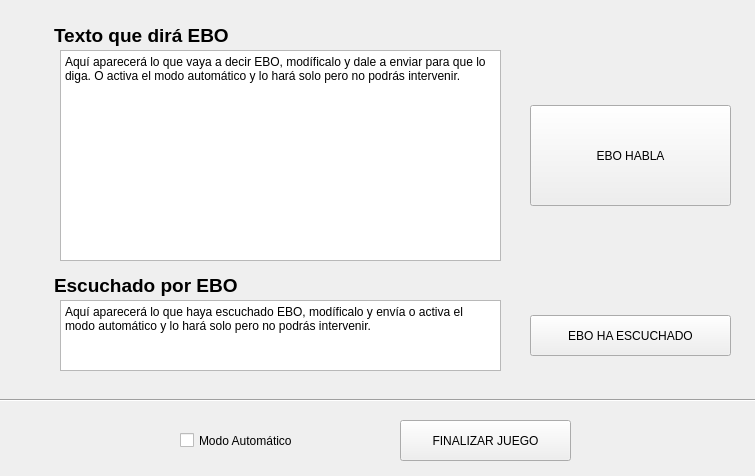
<?xml version="1.0" encoding="UTF-8"?>
<ui version="4.0">
 <class>Form</class>
 <widget class="QWidget" name="Form">
  <property name="geometry">
   <rect>
    <x>0</x>
    <y>0</y>
    <width>755</width>
    <height>476</height>
   </rect>
  </property>
  <property name="windowTitle">
   <string>Form</string>
  </property>
  <widget class="QTextEdit" name="textEdit_2">
   <property name="geometry">
    <rect>
     <x>50</x>
     <y>20</y>
     <width>241</width>
     <height>51</height>
    </rect>
   </property>
   <property name="autoFillBackground">
    <bool>true</bool>
   </property>
   <property name="styleSheet">
    <string notr="true">background-color: transparent;</string>
   </property>
   <property name="frameShape">
    <enum>QFrame::NoFrame</enum>
   </property>
   <property name="frameShadow">
    <enum>QFrame::Sunken</enum>
   </property>
   <property name="readOnly">
    <bool>true</bool>
   </property>
   <property name="html">
    <string>&lt;!DOCTYPE HTML PUBLIC &quot;-//W3C//DTD HTML 4.0//EN&quot; &quot;http://www.w3.org/TR/REC-html40/strict.dtd&quot;&gt;
&lt;html&gt;&lt;head&gt;&lt;meta name=&quot;qrichtext&quot; content=&quot;1&quot; /&gt;&lt;style type=&quot;text/css&quot;&gt;
p, li { white-space: pre-wrap; }
&lt;/style&gt;&lt;/head&gt;&lt;body style=&quot; font-family:'Ubuntu'; font-size:11pt; font-weight:400; font-style:normal;&quot;&gt;
&lt;p style=&quot; margin-top:0px; margin-bottom:0px; margin-left:0px; margin-right:0px; -qt-block-indent:0; text-indent:0px;&quot;&gt;&lt;span style=&quot; font-size:14pt; font-weight:600;&quot;&gt;Texto que dirá EBO&lt;/span&gt;&lt;/p&gt;&lt;/body&gt;&lt;/html&gt;</string>
   </property>
  </widget>
  <widget class="QPushButton" name="hablaButton">
   <property name="geometry">
    <rect>
     <x>530</x>
     <y>105</y>
     <width>201</width>
     <height>101</height>
    </rect>
   </property>
   <property name="text">
    <string>EBO HABLA</string>
   </property>
  </widget>
  <widget class="QTextEdit" name="textEdit_3">
   <property name="geometry">
    <rect>
     <x>50</x>
     <y>270</y>
     <width>241</width>
     <height>51</height>
    </rect>
   </property>
   <property name="autoFillBackground">
    <bool>true</bool>
   </property>
   <property name="styleSheet">
    <string notr="true">background-color: transparent;</string>
   </property>
   <property name="frameShape">
    <enum>QFrame::NoFrame</enum>
   </property>
   <property name="frameShadow">
    <enum>QFrame::Sunken</enum>
   </property>
   <property name="readOnly">
    <bool>true</bool>
   </property>
   <property name="html">
    <string>&lt;!DOCTYPE HTML PUBLIC &quot;-//W3C//DTD HTML 4.0//EN&quot; &quot;http://www.w3.org/TR/REC-html40/strict.dtd&quot;&gt;
&lt;html&gt;&lt;head&gt;&lt;meta name=&quot;qrichtext&quot; content=&quot;1&quot; /&gt;&lt;style type=&quot;text/css&quot;&gt;
p, li { white-space: pre-wrap; }
&lt;/style&gt;&lt;/head&gt;&lt;body style=&quot; font-family:'Ubuntu'; font-size:11pt; font-weight:400; font-style:normal;&quot;&gt;
&lt;p style=&quot; margin-top:0px; margin-bottom:0px; margin-left:0px; margin-right:0px; -qt-block-indent:0; text-indent:0px;&quot;&gt;&lt;span style=&quot; font-size:14pt; font-weight:600;&quot;&gt;Escuchado por EBO&lt;/span&gt;&lt;/p&gt;&lt;/body&gt;&lt;/html&gt;</string>
   </property>
  </widget>
  <widget class="QPlainTextEdit" name="textoHablado">
   <property name="geometry">
    <rect>
     <x>60</x>
     <y>50</y>
     <width>441</width>
     <height>211</height>
    </rect>
   </property>
   <property name="plainText">
    <string>Aquí aparecerá lo que vaya a decir EBO, modíficalo y dale a enviar para que lo diga. O activa el modo automático y lo hará solo pero no podrás intervenir.</string>
   </property>
  </widget>
  <widget class="QPlainTextEdit" name="textoEscuchado">
   <property name="geometry">
    <rect>
     <x>60</x>
     <y>300</y>
     <width>441</width>
     <height>71</height>
    </rect>
   </property>
   <property name="plainText">
    <string>Aquí aparecerá lo que haya escuchado EBO, modíficalo y envía o activa el modo automático y lo hará solo pero no podrás intervenir.</string>
   </property>
  </widget>
  <widget class="QPushButton" name="escuchaButton">
   <property name="geometry">
    <rect>
     <x>530</x>
     <y>315</y>
     <width>201</width>
     <height>41</height>
    </rect>
   </property>
   <property name="text">
    <string>EBO HA ESCUCHADO</string>
   </property>
  </widget>
  <widget class="QCheckBox" name="autoMode">
   <property name="geometry">
    <rect>
     <x>180</x>
     <y>415</y>
     <width>211</width>
     <height>51</height>
    </rect>
   </property>
   <property name="text">
    <string>Modo Automático</string>
   </property>
  </widget>
  <widget class="QPushButton" name="pushButton">
   <property name="geometry">
    <rect>
     <x>400</x>
     <y>420</y>
     <width>171</width>
     <height>41</height>
    </rect>
   </property>
   <property name="text">
    <string>FINALIZAR JUEGO</string>
   </property>
  </widget>
  <widget class="Line" name="line">
   <property name="geometry">
    <rect>
     <x>-70</x>
     <y>390</y>
     <width>891</width>
     <height>21</height>
    </rect>
   </property>
   <property name="orientation">
    <enum>Qt::Horizontal</enum>
   </property>
  </widget>
  <widget class="Line" name="line_2">
   <property name="geometry">
    <rect>
     <x>-70</x>
     <y>470</y>
     <width>891</width>
     <height>21</height>
    </rect>
   </property>
   <property name="orientation">
    <enum>Qt::Horizontal</enum>
   </property>
  </widget>
 </widget>
 <resources/>
 <connections/>
</ui>
